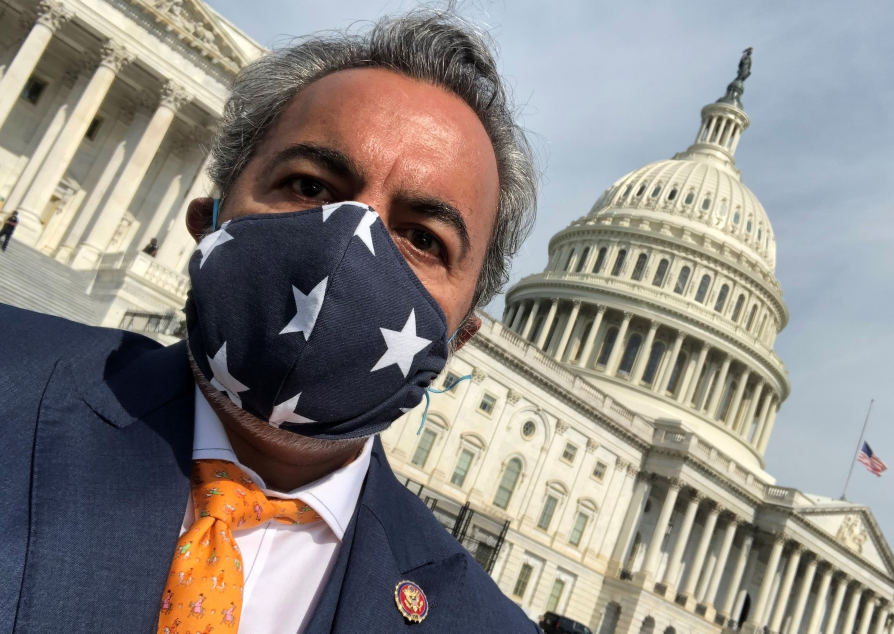
#> input picture testing_tutorials/Photos/Ami_Bera.jpg, 2682 x 1900 px (shown at 1/3 size)
$ python face_detect.py
#> lines starting #> are read from the running program, lines starting #| are printed output that depends on the picture; after the words box and inside, x2 and y2 are one past the last pixel; in counts of white or black regions, pixels touching at a corner belong together
import cv2 as cv

img = cv.imread('Photos/Ami_Bera.jpg')
#> img is the input picture: shape (1900, 2682, 3); mean B, G, R 132.6, 136.9, 141.2
cv.imshow('Person', img)

def rescaleFrame(frame, scale=0.75):
    #Images Videos and Live Videos
    width = int(frame.shape[1] * scale)
    height = int(frame.shape[0] * scale)
    dimensions = (width,height)

    return cv.resize(frame, dimensions, interpolation=cv.INTER_AREA)

# img = rescaleFrame(img,0.5)

gray = cv.cvtColor(img, cv.COLOR_BGR2GRAY)
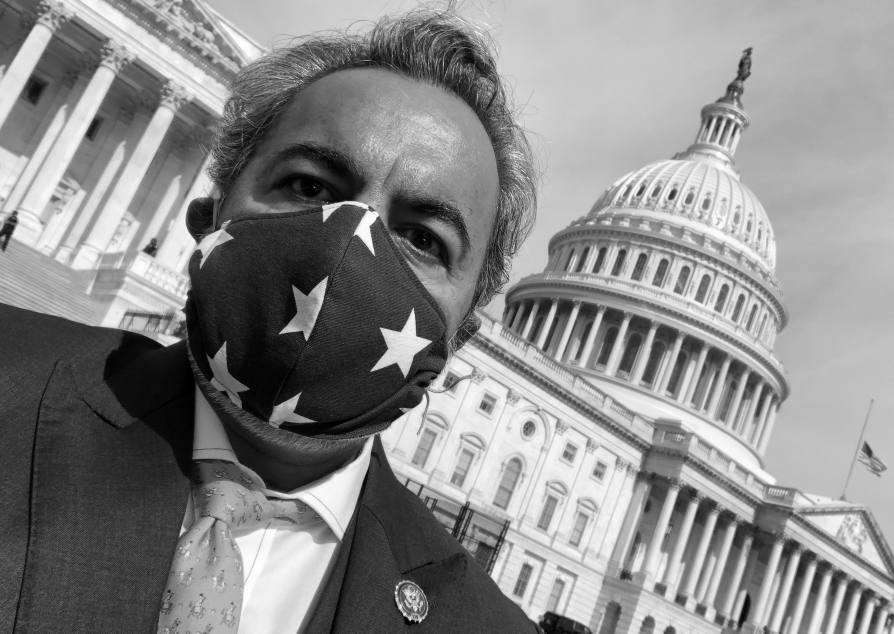
#> gray: shape (1900, 2682) (shown at 1/3 size); min 0, max 255, mean 137.7
cv.imshow('Gray Person', gray)

haar_cascade = cv.CascadeClassifier('haar_face.xml')

faces_rect = haar_cascade.detectMultiScale(gray, scaleFactor=1.1, minNeighbors= 3)
#> faces_rect = [[1391, 754, 59, 59], [1927, 1655, 85, 85]]
print(f'Number of faces found = {len(faces_rect)}')
#| Number of faces found = 2

for (x,y,w,h) in faces_rect:
    cv.rectangle(img, (x,y), (x+w,y+h), (0,255,0), thickness=2)
#> this loop made 2 passes

cv.imshow('Detected Faces', img)

cv.waitKey(0)

$ run again, with testing_tutorials/Photos/Gardengnome_face.jpg copied over testing_tutorials/Photos/Ami_Bera.jpg
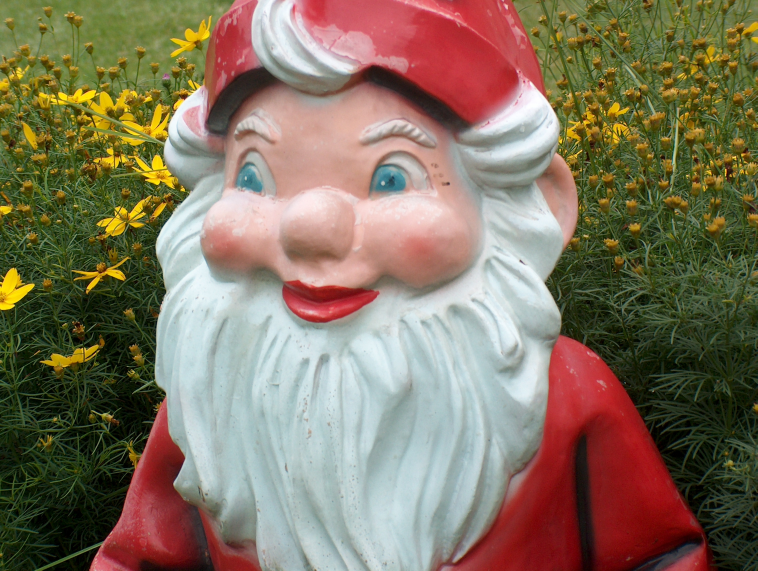
#> input picture testing_tutorials/Photos/Gardengnome_face.jpg, 2272 x 1712 px (shown at 1/3 size)
#> img is the input picture: shape (1712, 2272, 3); mean B, G, R 95.7, 116.1, 130.7
#> `gray = cv.cvtColor(img, cv.COLOR_BGR2GRAY)`:
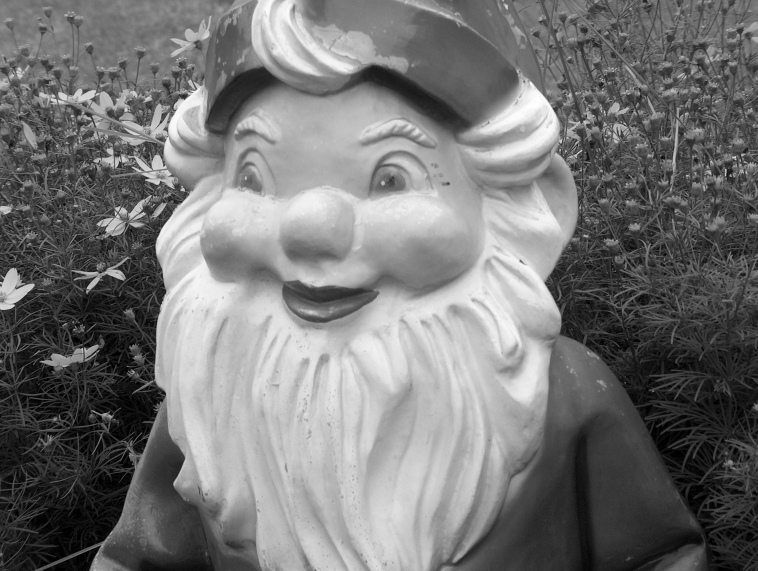
#> gray: shape (1712, 2272) (shown at 1/3 size); min 0, max 255, mean 118.1
#> faces_rect = [[398, 1527, 64, 64], [1671, 163, 65, 65], [672, 344, 177, 177], [1389, 717, 274, 274]]
#| Number of faces found = 4
#> the loop `for (x,y,w,h) in faces_rect:` made 4 passes
#> after the loop `for (x,y,w,h) in faces_rect:`:
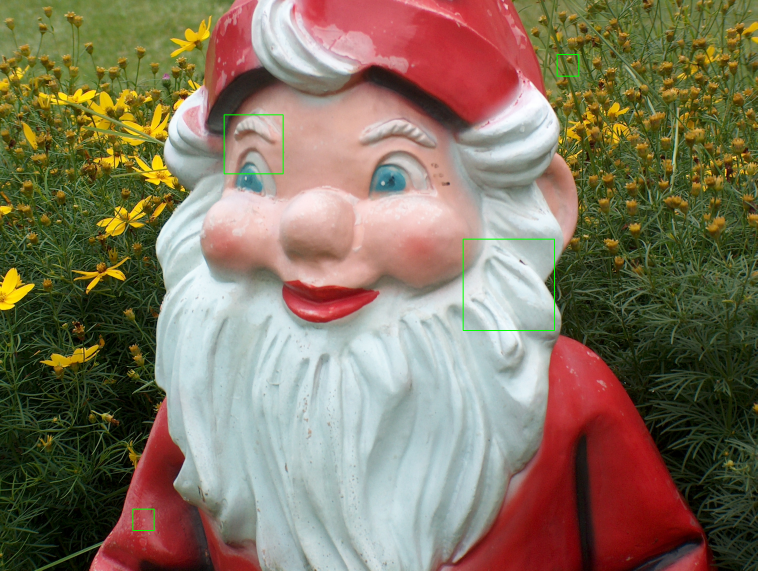
#> img: shape (1712, 2272, 3) (shown at 1/3 size); 0.18% of pixels changed, all inside (x1, y1, x2, y2) = (397, 162, 1738, 1593)

$ run again, with testing_tutorials/Photos/Group.jpg copied over testing_tutorials/Photos/Ami_Bera.jpg
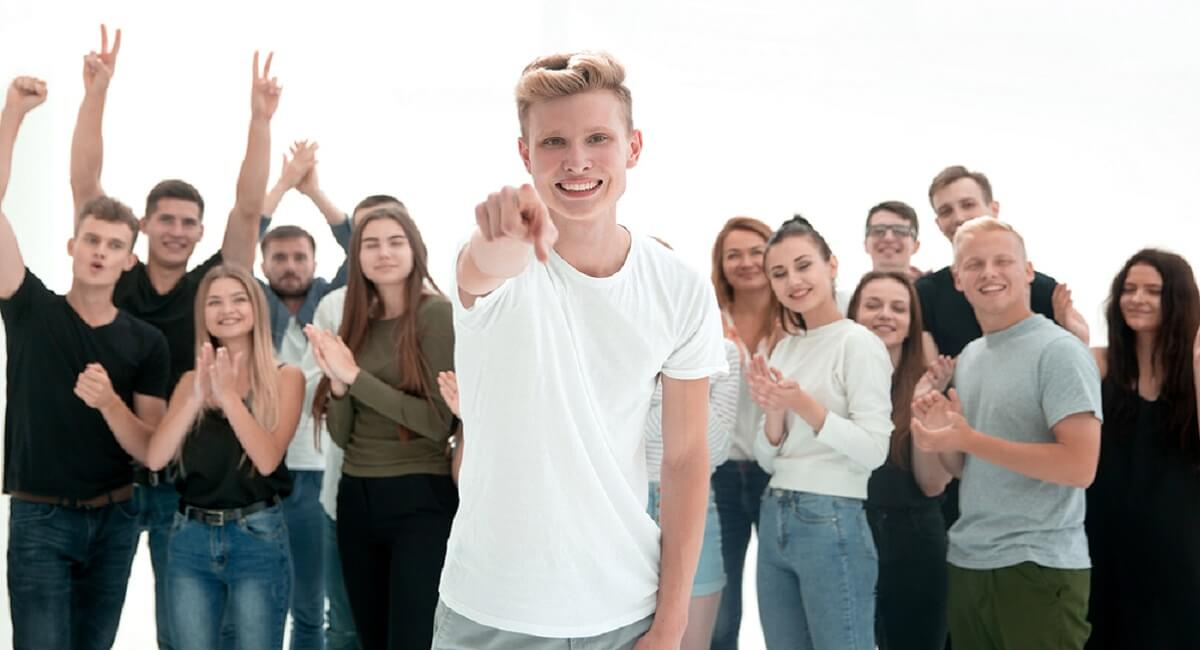
#> input picture testing_tutorials/Photos/Group.jpg, 1200 x 650 px
#> img is the input picture: shape (650, 1200, 3); mean B, G, R 159.5, 162.8, 166.5
#> `gray = cv.cvtColor(img, cv.COLOR_BGR2GRAY)`:
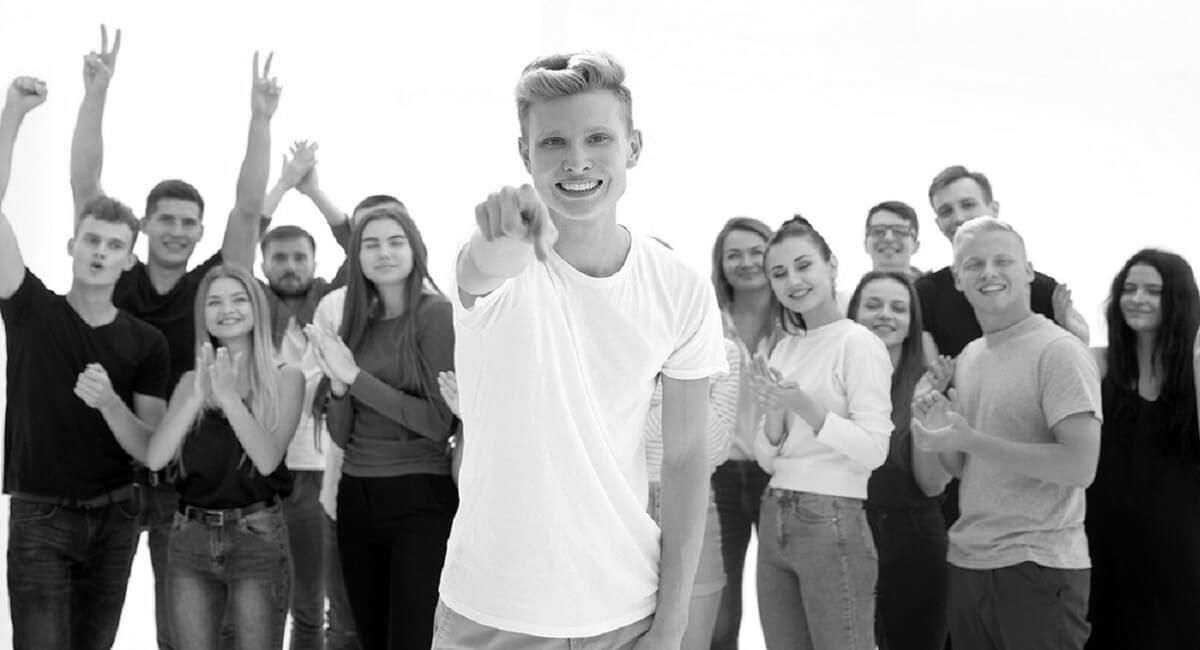
#> gray: shape (650, 1200); min 0, max 255, mean 163.5
#> faces_rect = 16 rows, first 6: [717, 232, 56, 56], [262, 236, 56, 56], [1113, 268, 58, 58], [196, 278, 61, 61], [146, 198, 61, 61], [861, 208, 58, 58]
#| Number of faces found = 16
#> the loop `for (x,y,w,h) in faces_rect:` made 16 passes
#> after the loop `for (x,y,w,h) in faces_rect:`:
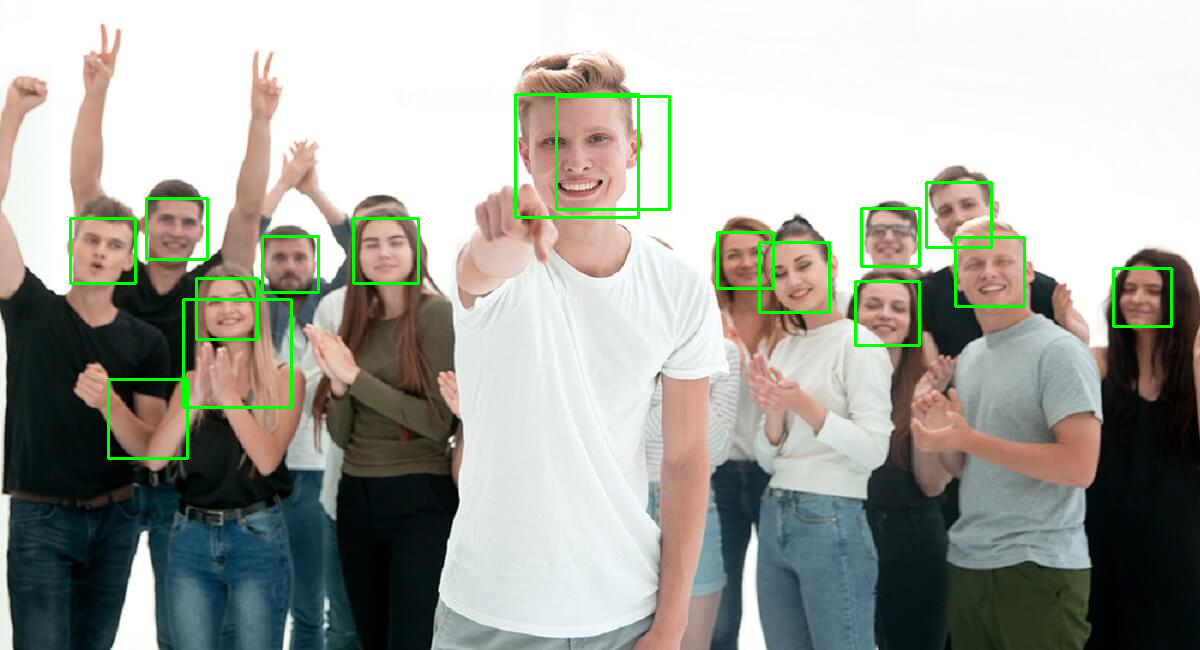
#> img: shape (650, 1200, 3); 1.77% of pixels changed, all inside (x1, y1, x2, y2) = (69, 93, 1173, 460)

$ run again, with testing_tutorials/Photos/Michael_Shapiro.jpg copied over testing_tutorials/Photos/Ami_Bera.jpg
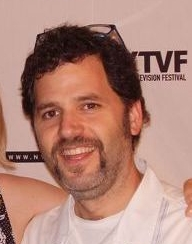
#> input picture testing_tutorials/Photos/Michael_Shapiro.jpg, 192 x 244 px
#> img is the input picture: shape (244, 192, 3); mean B, G, R 119.6, 132.2, 176.6
#> `gray = cv.cvtColor(img, cv.COLOR_BGR2GRAY)`:
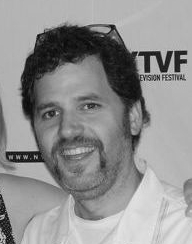
#> gray: shape (244, 192); min 5, max 232, mean 144
#> faces_rect = [[18, 65, 108, 108]]
#| Number of faces found = 1
#> the loop `for (x,y,w,h) in faces_rect:` made 1 pass
#> after the loop `for (x,y,w,h) in faces_rect:`:
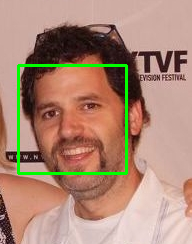
#> img: shape (244, 192, 3); 2.76% of pixels changed, all inside (x1, y1, x2, y2) = (17, 64, 128, 175)
